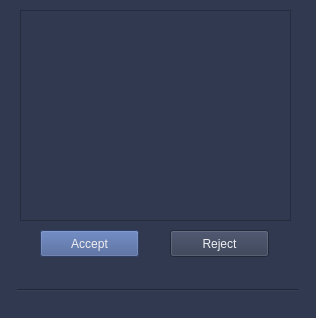
<?xml version="1.0" encoding="UTF-8"?>
<ui version="4.0">
 <class>PictureMsgWidget</class>
 <widget class="QWidget" name="PictureMsgWidget">
  <property name="geometry">
   <rect>
    <x>0</x>
    <y>0</y>
    <width>316</width>
    <height>318</height>
   </rect>
  </property>
  <property name="sizePolicy">
   <sizepolicy hsizetype="Minimum" vsizetype="Minimum">
    <horstretch>0</horstretch>
    <verstretch>0</verstretch>
   </sizepolicy>
  </property>
  <property name="minimumSize">
   <size>
    <width>200</width>
    <height>300</height>
   </size>
  </property>
  <property name="palette">
   <palette>
    <active>
     <colorrole role="WindowText">
      <brush brushstyle="SolidPattern">
       <color alpha="255">
        <red>240</red>
        <green>240</green>
        <blue>240</blue>
       </color>
      </brush>
     </colorrole>
     <colorrole role="Button">
      <brush brushstyle="SolidPattern">
       <color alpha="255">
        <red>48</red>
        <green>57</green>
        <blue>80</blue>
       </color>
      </brush>
     </colorrole>
     <colorrole role="Midlight">
      <brush brushstyle="SolidPattern">
       <color alpha="255">
        <red>12</red>
        <green>12</green>
        <blue>12</blue>
       </color>
      </brush>
     </colorrole>
     <colorrole role="Dark">
      <brush brushstyle="SolidPattern">
       <color alpha="255">
        <red>12</red>
        <green>12</green>
        <blue>12</blue>
       </color>
      </brush>
     </colorrole>
     <colorrole role="Mid">
      <brush brushstyle="SolidPattern">
       <color alpha="255">
        <red>255</red>
        <green>255</green>
        <blue>255</blue>
       </color>
      </brush>
     </colorrole>
     <colorrole role="Text">
      <brush brushstyle="SolidPattern">
       <color alpha="255">
        <red>240</red>
        <green>240</green>
        <blue>240</blue>
       </color>
      </brush>
     </colorrole>
     <colorrole role="ButtonText">
      <brush brushstyle="SolidPattern">
       <color alpha="255">
        <red>240</red>
        <green>240</green>
        <blue>240</blue>
       </color>
      </brush>
     </colorrole>
     <colorrole role="Base">
      <brush brushstyle="SolidPattern">
       <color alpha="255">
        <red>48</red>
        <green>57</green>
        <blue>80</blue>
       </color>
      </brush>
     </colorrole>
     <colorrole role="Window">
      <brush brushstyle="SolidPattern">
       <color alpha="255">
        <red>48</red>
        <green>57</green>
        <blue>80</blue>
       </color>
      </brush>
     </colorrole>
     <colorrole role="Shadow">
      <brush brushstyle="SolidPattern">
       <color alpha="255">
        <red>255</red>
        <green>255</green>
        <blue>255</blue>
       </color>
      </brush>
     </colorrole>
     <colorrole role="Highlight">
      <brush brushstyle="SolidPattern">
       <color alpha="255">
        <red>240</red>
        <green>119</green>
        <blue>70</blue>
       </color>
      </brush>
     </colorrole>
     <colorrole role="AlternateBase">
      <brush brushstyle="SolidPattern">
       <color alpha="255">
        <red>255</red>
        <green>85</green>
        <blue>0</blue>
       </color>
      </brush>
     </colorrole>
    </active>
    <inactive>
     <colorrole role="WindowText">
      <brush brushstyle="SolidPattern">
       <color alpha="255">
        <red>240</red>
        <green>240</green>
        <blue>240</blue>
       </color>
      </brush>
     </colorrole>
     <colorrole role="Button">
      <brush brushstyle="SolidPattern">
       <color alpha="255">
        <red>48</red>
        <green>57</green>
        <blue>80</blue>
       </color>
      </brush>
     </colorrole>
     <colorrole role="Midlight">
      <brush brushstyle="SolidPattern">
       <color alpha="255">
        <red>12</red>
        <green>12</green>
        <blue>12</blue>
       </color>
      </brush>
     </colorrole>
     <colorrole role="Dark">
      <brush brushstyle="SolidPattern">
       <color alpha="255">
        <red>12</red>
        <green>12</green>
        <blue>12</blue>
       </color>
      </brush>
     </colorrole>
     <colorrole role="Mid">
      <brush brushstyle="SolidPattern">
       <color alpha="255">
        <red>255</red>
        <green>255</green>
        <blue>255</blue>
       </color>
      </brush>
     </colorrole>
     <colorrole role="Text">
      <brush brushstyle="SolidPattern">
       <color alpha="255">
        <red>240</red>
        <green>240</green>
        <blue>240</blue>
       </color>
      </brush>
     </colorrole>
     <colorrole role="ButtonText">
      <brush brushstyle="SolidPattern">
       <color alpha="255">
        <red>240</red>
        <green>240</green>
        <blue>240</blue>
       </color>
      </brush>
     </colorrole>
     <colorrole role="Base">
      <brush brushstyle="SolidPattern">
       <color alpha="255">
        <red>48</red>
        <green>57</green>
        <blue>80</blue>
       </color>
      </brush>
     </colorrole>
     <colorrole role="Window">
      <brush brushstyle="SolidPattern">
       <color alpha="255">
        <red>48</red>
        <green>57</green>
        <blue>80</blue>
       </color>
      </brush>
     </colorrole>
     <colorrole role="Shadow">
      <brush brushstyle="SolidPattern">
       <color alpha="255">
        <red>255</red>
        <green>255</green>
        <blue>255</blue>
       </color>
      </brush>
     </colorrole>
     <colorrole role="Highlight">
      <brush brushstyle="SolidPattern">
       <color alpha="255">
        <red>12</red>
        <green>12</green>
        <blue>12</blue>
       </color>
      </brush>
     </colorrole>
     <colorrole role="AlternateBase">
      <brush brushstyle="SolidPattern">
       <color alpha="255">
        <red>255</red>
        <green>85</green>
        <blue>0</blue>
       </color>
      </brush>
     </colorrole>
    </inactive>
    <disabled>
     <colorrole role="WindowText">
      <brush brushstyle="SolidPattern">
       <color alpha="255">
        <red>240</red>
        <green>240</green>
        <blue>240</blue>
       </color>
      </brush>
     </colorrole>
     <colorrole role="Button">
      <brush brushstyle="SolidPattern">
       <color alpha="255">
        <red>48</red>
        <green>57</green>
        <blue>80</blue>
       </color>
      </brush>
     </colorrole>
     <colorrole role="Midlight">
      <brush brushstyle="SolidPattern">
       <color alpha="255">
        <red>12</red>
        <green>12</green>
        <blue>12</blue>
       </color>
      </brush>
     </colorrole>
     <colorrole role="Dark">
      <brush brushstyle="SolidPattern">
       <color alpha="255">
        <red>12</red>
        <green>12</green>
        <blue>12</blue>
       </color>
      </brush>
     </colorrole>
     <colorrole role="Mid">
      <brush brushstyle="SolidPattern">
       <color alpha="255">
        <red>255</red>
        <green>255</green>
        <blue>255</blue>
       </color>
      </brush>
     </colorrole>
     <colorrole role="Text">
      <brush brushstyle="SolidPattern">
       <color alpha="255">
        <red>240</red>
        <green>240</green>
        <blue>240</blue>
       </color>
      </brush>
     </colorrole>
     <colorrole role="ButtonText">
      <brush brushstyle="SolidPattern">
       <color alpha="255">
        <red>240</red>
        <green>240</green>
        <blue>240</blue>
       </color>
      </brush>
     </colorrole>
     <colorrole role="Base">
      <brush brushstyle="SolidPattern">
       <color alpha="255">
        <red>48</red>
        <green>57</green>
        <blue>80</blue>
       </color>
      </brush>
     </colorrole>
     <colorrole role="Window">
      <brush brushstyle="SolidPattern">
       <color alpha="255">
        <red>48</red>
        <green>57</green>
        <blue>80</blue>
       </color>
      </brush>
     </colorrole>
     <colorrole role="Shadow">
      <brush brushstyle="SolidPattern">
       <color alpha="255">
        <red>255</red>
        <green>255</green>
        <blue>255</blue>
       </color>
      </brush>
     </colorrole>
     <colorrole role="Highlight">
      <brush brushstyle="SolidPattern">
       <color alpha="255">
        <red>12</red>
        <green>12</green>
        <blue>12</blue>
       </color>
      </brush>
     </colorrole>
     <colorrole role="AlternateBase">
      <brush brushstyle="SolidPattern">
       <color alpha="255">
        <red>255</red>
        <green>85</green>
        <blue>0</blue>
       </color>
      </brush>
     </colorrole>
    </disabled>
   </palette>
  </property>
  <property name="windowTitle">
   <string>Picture Msg</string>
  </property>
  <property name="styleSheet">
   <string notr="true">background-color: rgb(48, 57, 80);
color: rgb(240, 240, 240);
/*border-radius: 5px;*/</string>
  </property>
  <widget class="QPushButton" name="yesButton">
   <property name="geometry">
    <rect>
     <x>40</x>
     <y>230</y>
     <width>99</width>
     <height>27</height>
    </rect>
   </property>
   <property name="styleSheet">
    <string notr="true">background-color: rgb(64, 89, 145);
color: rgb(240, 240, 240);</string>
   </property>
   <property name="text">
    <string>Accept</string>
   </property>
  </widget>
  <widget class="QPushButton" name="rejectButton">
   <property name="geometry">
    <rect>
     <x>170</x>
     <y>230</y>
     <width>99</width>
     <height>27</height>
    </rect>
   </property>
   <property name="styleSheet">
    <string notr="true">background-color: rgb(161, 20, 40);
color: rgb(240, 240, 240);
my_combo_box-&gt;setStyleSheet(&quot;background:#ff0000&quot;);</string>
   </property>
   <property name="text">
    <string>Reject</string>
   </property>
  </widget>
  <widget class="QFrame" name="frame">
   <property name="geometry">
    <rect>
     <x>20</x>
     <y>10</y>
     <width>271</width>
     <height>211</height>
    </rect>
   </property>
   <property name="frameShape">
    <enum>QFrame::StyledPanel</enum>
   </property>
   <property name="frameShadow">
    <enum>QFrame::Raised</enum>
   </property>
   <layout class="QGridLayout" name="gridLayout">
    <item row="0" column="0">
     <layout class="QVBoxLayout" name="PictureLayout"/>
    </item>
   </layout>
  </widget>
  <widget class="Line" name="line">
   <property name="geometry">
    <rect>
     <x>17</x>
     <y>280</y>
     <width>281</width>
     <height>20</height>
    </rect>
   </property>
   <property name="orientation">
    <enum>Qt::Horizontal</enum>
   </property>
  </widget>
 </widget>
 <resources/>
 <connections/>
</ui>
